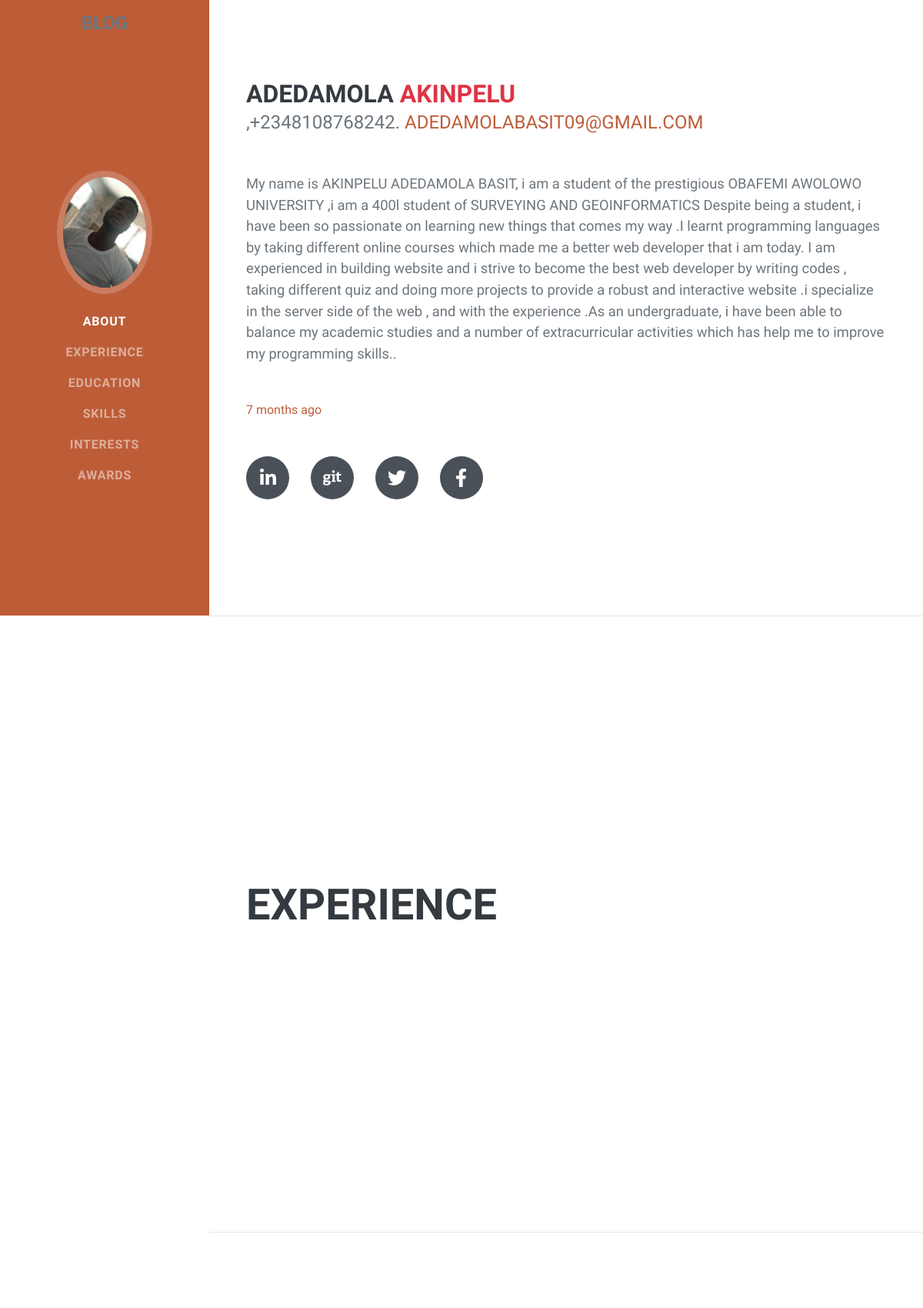
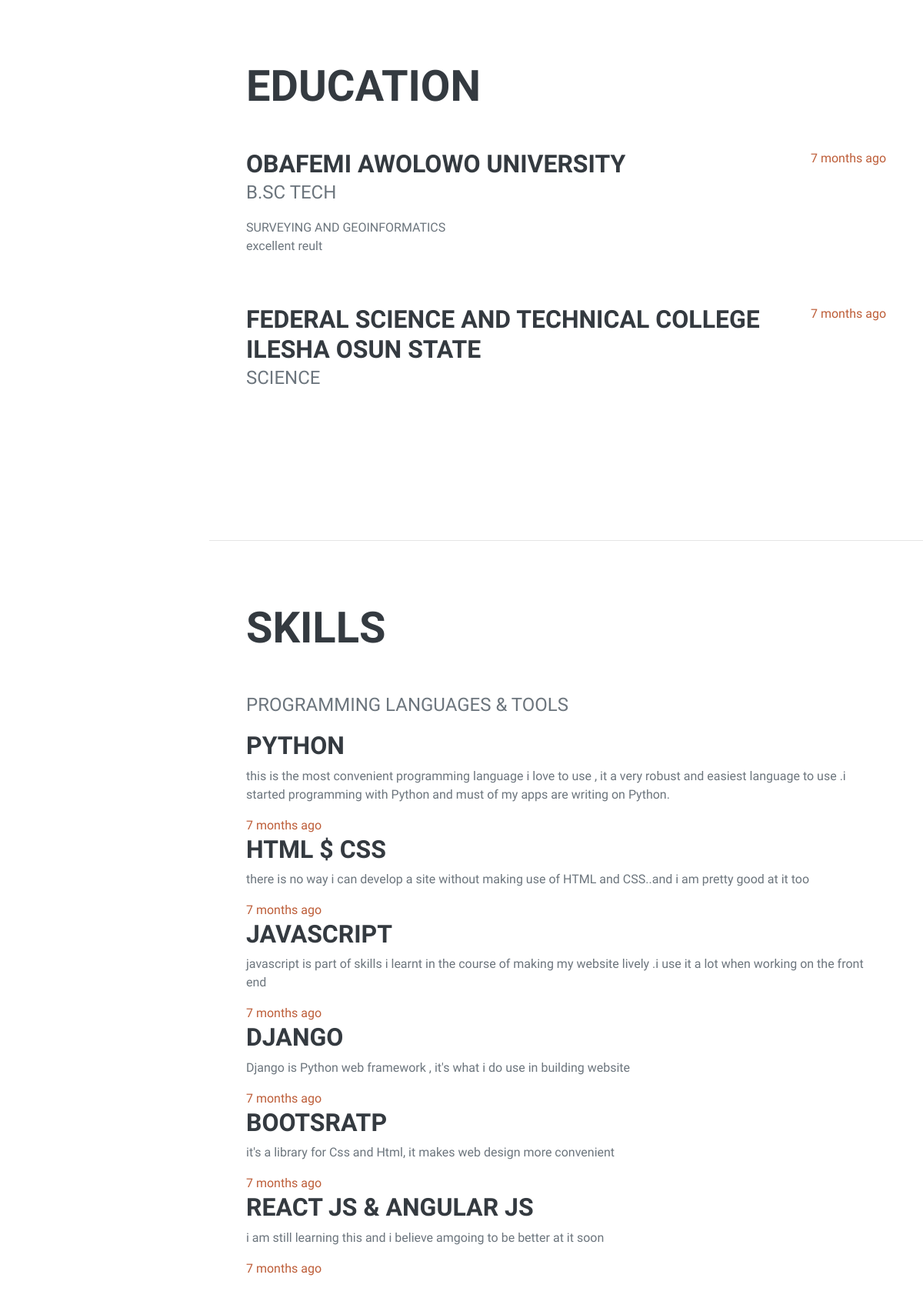
The page / (upper part) on the database its author committed (2 pictures, top to bottom).
### dam/models.py (models this page shows, shortened)
class Profile(models.Model):
   first_name=models.CharField(max_length=32,blank=True,null=True)
   middle_name=models.CharField(max_length=32,blank=True,null=True)
   last_name=models.CharField(max_length=32,blank=True,null=True)
   age=models.IntegerField()
   phone_number=models.IntegerField()
   email=models.EmailField()
   status=models.TextField()
   image=models.ImageField(upload_to='profile image')
   date=models.DateTimeField(auto_now_add=True)

class Education(models.Model):
    university=models.TextField(null=True,blank=True)
    programme=models.CharField(max_length=20,null=True,blank=True)
    department=models.TextField(blank=True,null=True)
    remarks1=models.TextField(blank=True,null=True)
    high_school=models.TextField(blank=True,null=True)
    department2=models.CharField(max_length=20,blank=True,null=True)
    middle_shool=models.TextField(blank=True,null=True)
    remarks2=models.TextField(blank=True,null=True)
    primary_shool=models.TextField(blank=True,null=True)
    remarks3=models.TextField(blank=True,null=True)
    date=models.DateTimeField(auto_now_add=True)

class Skills(models.Model):
    heading=models.CharField(max_length=30)
    skills=models.TextField()
    date=models.DateTimeField(auto_now_add=True)

### dam/views.py (the view)
# urls.py: path('',home,name='home'),
def home(request):
    query=Profile.objects.get(id=2)
    query2=Experience.objects.all()
    query3=Education.objects.all()
    query4=Skills.objects.all()
    query5=Interest.objects.all()
    query6=Awards.objects.all()
    context={
        'query':query,
        'query2':query2,
        'query3':query3,
        'query4':query4,
        'query5':query5,
        'query6':query6,
    }
    template_name='dam/resume/index.html'
    return render(request,template_name,context)

### dam/templates/dam/resume/index.html (shortened to what this page needs)
{%  load static %}
<!DOCTYPE html>
<html lang="en">
    <head>
        <link href="{% static 'portfolio/css/styles.css' %}" rel="stylesheet" />
    </head>
    <body id="page-top">
        <nav class="navbar navbar-expand-lg navbar-dark bg-primary fixed-top" id="sideNav">
        <h4 class="nav-item"><a class="nav-link js-scroll-trigger text-secondary" href="#awards">Blog</a></h4>
            <a class="navbar-brand js-scroll-trigger" href="#page-top">
                <span class="d-none d-lg-block"><img class="img-fluid img-profile rounded-circle mx-auto mb-2" src="{{ query.image.url }}" alt="" /></span>
            </a>
            <div class="collapse navbar-collapse" id="navbarSupportedContent">
                <ul class="navbar-nav">
                    <li class="nav-item"><a class="nav-link js-scroll-trigger" href="#about">About</a></li>
                    <li class="nav-item"><a class="nav-link js-scroll-trigger" href="#experience">Experience</a></li>
                    <li class="nav-item"><a class="nav-link js-scroll-trigger" href="#education">Education</a></li>
                    <li class="nav-item"><a class="nav-link js-scroll-trigger" href="#skills">Skills</a></li>
                    <li class="nav-item"><a class="nav-link js-scroll-trigger" href="#interests">Interests</a></li>
                    <li class="nav-item"><a class="nav-link js-scroll-trigger" href="#awards">Awards</a></li>
                </ul>
            </div>
        </nav>
        <div class="container-fluid p-0">
            <section class="resume-section" id="about">
                <div class="resume-section-content">
                    <h3 class="mb-0">
                        {{ query.first_name }}
                        <span class="text-danger">{{ query.last_name }}</span>
                    </h3>
                    <div class="subheading mb-5">
                        {{ query.address }},+234{{ query.phone_number }}.
                        <a href="mailto:adedamolabasit09@gmail.com">{{ query.email }}</a>
                    </div>
                    <p class="lead mb-5"></i></a>{{ query.status }}.</p>
                    <div class="flex-shrink-0"><span class="text-primary">{{ query.date|timesince }} ago</span></div>
                    <div class="social-icons my-5">
                        <a class="social-icon" href="#"><i class="fab fa-linkedin-in"></i></a>
                        <a class="social-icon" href="#"><i class="fab fa-git"></i></a>
                        <a class="social-icon" href="#"><i class="fab fa-twitter"></i></a>
                        <a class="social-icon" href="#"><i class="fab fa-facebook-f"></i></a>
                    </div>
                </div>
            </section>
            <hr class="m-0" />
            <section class="resume-section" id="experience">
                <div class="resume-section-content">
                    <h2 class="mb-5">Experience</h2>
                </div>
            </section>
            <hr class="m-0" />
            <section class="resume-section" id="education">
                <div class="resume-section-content">
                    <h2 class="mb-5">Education</h2>
            {% for object3 in query3%}
                    <div class="d-flex flex-column flex-md-row justify-content-between mb-5">
                        <div class="flex-grow-1">
                            <h3 class="mb-0">{{ object3.university }}</h3>
                            <div class="subheading mb-3">{{ object3.programme }}</div>
                            <div>{{ object3.department }}</div>
                            <p>{{ object3.remarks1 }}</p>
                        </div>
                        <div class="flex-shrink-0"><span class="text-primary">{{ object3.date|timesince }} ago</span></div>
                    </div>
                    <div class="d-flex flex-column flex-md-row justify-content-between">
                        <div class="flex-grow-1">
                            <h3 class="mb-0">{{ object3.high_school }}</h3>
                            <div class="subheading mb-3">{{ object3.department2 }}</div>
                        </div>
                        <div class="flex-shrink-0"><span class="text-primary">{{ object3.date|timesince }} ago</span></div>
                    </div>
            {% endfor %}
                </div>
            </section>
            <hr class="m-0" />
            <section class="resume-section" id="skills">
                <div class="resume-section-content">
                    <h2 class="mb-5">Skills</h2>
                    <div class="subheading mb-3">Programming Languages & Tools</div>
                    {% for object4 in query4 %}
                    <h3>{{ object4.heading }}</h3>
                    <p>{{ object4.skills }}</p>
                    <div class="flex-shrink-0"><span class="text-primary">{{ query.date|timesince }} ago</span></div>
                    {% endfor %}
                </div>
            </section>
        </div>
    </body>
</html>

### rows shown on the page
Profile: image (picture), first_name "ADEDAMOLA", last_name "AKINPELU", phone_number "8108768242", email "ADEDAMOLABASIT09@GMAIL.COM", status "My name is AKINPELU ADEDAMOLA BASIT, i am a student of the prestigious OBAFEMI AWOLOWO UNIVERSITY ,i am a 400l student of SURVEYING AND GEOINFORMATICS Despite being a student, i have been so passionate on learning new things that comes my way .I learnt programming languages by taking different online courses which made me a better web developer that i am today. I am experienced in building website and i strive to become the best web developer by writing codes , taking different quiz and doing more projects to provide a robust and interactive website .i specialize in the server side of the web , and with the experience .As an undergraduate, i have been able to balance my academic studies and…", date "7 months"
Education: university "OBAFEMI AWOLOWO UNIVERSITY", programme "B.SC TECH", department "SURVEYING AND GEOINFORMATICS", remarks1 "excellent reult", date "7 months", high_school "FEDERAL SCIENCE AND TECHNICAL COLLEGE ILESHA OSUN STATE", department2 "SCIENCE"
Skills: heading "PYTHON", skills "this is the most convenient programming language i love to use , it a very robust and easiest language to use .i started programming with Python and must of my apps are writing on Python."
Skills: heading "HTML $ CSS", skills "there is no way i can develop a site without making use of HTML and CSS..and i am pretty good at it too"
Skills: heading "JAVASCRIPT", skills "javascript is part of skills i learnt in the course of making my website lively .i use it a lot when working on the front end"
Skills: heading "DJANGO", skills "Django is Python web framework , it's what i do use in building website"
Skills: heading "BOOTSRATP", skills "it's a library for Css and Html, it makes web design more convenient"
Skills: heading "REACT JS & ANGULAR JS", skills "i am still learning this and i believe amgoing to be better at it soon"
